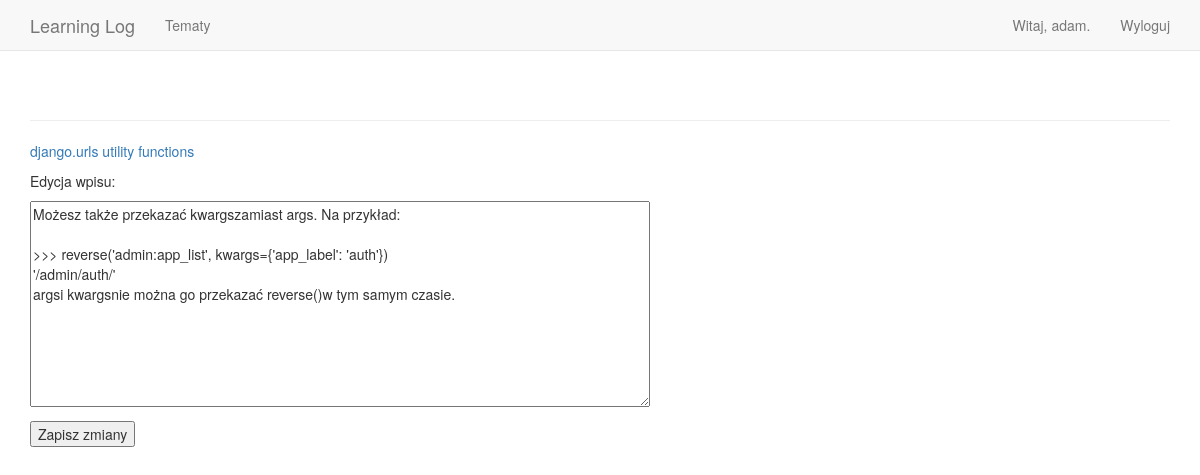
/edit_entry/8/ (signed in), run on the app's committed database.
### learning_logs/models.py (models this page shows, shortened)
class Topic(models.Model):
    text = models.CharField(max_length=200)
    date_added = models.DateTimeField(auto_now_add=True)
    owner = models.ForeignKey(User,
        on_delete=models.CASCADE)
    def __str__(self):
        return self.text

class Entry(models.Model):
    topic = models.ForeignKey(Topic,
        on_delete=models.CASCADE)
    text = models.TextField()
    date_added = models.DateTimeField(auto_now_add=True)
    class Meta:
        verbose_name_plural = 'entries'

### learning_logs/views.py (the view)
# urls.py: url(r'^edit_entry/(?P<entry_id>\d+)/$', views.edit_entry,
@login_required
def edit_entry(request, entry_id):
    entry = Entry.objects.get(id=entry_id)
    topic = entry.topic
    if topic.owner != request.user:
        raise Http404
    if request.method != 'POST':
        form = EntryForm(instance=entry)
    else:
        form = EntryForm(instance=entry, data=request.POST)
        if form.is_valid():
            form.save()
            return HttpResponseRedirect(reverse('learning_logs:topic',
                args=[topic.id]))
    context = {'entry': entry, 'topic': topic, 'form': form}
    return render(request, 'learning_logs/edit_entry.html', context)

### learning_logs/forms.py
class EntryForm(forms.ModelForm):
    class Meta:
        model = Entry
        fields = ['text']
        labels = {'text': ''}
        widgets = {'text': forms.Textarea(attrs={'cols': 80})}

### learning_logs/templates/learning_logs/edit_entry.html (shortened to what this page needs)
{% extends "learning_logs/base.html" %}
{% block content %}
    <p><a href="{% url 'learning_logs:topic' topic.id %}">{{ topic }}</a></p>
    <p>Edycja wpisu:</p>
        <form action="{% url 'learning_logs:edit_entry' entry.id %}"
            method='post'>
            {{ form.as_p }}
            <button name="submit">Zapisz zmiany</button>
        </form>
{% endblock content %}

### learning_logs/templates/learning_logs/base.html (shortened to what this page needs)
{% load bootstrap3 %}
<!DOCTYPE html>
    <html lang="pl">
    <head>
        {% bootstrap_css %}
    </head>
    <body>
        <nav class="navbar navbar-default navbar-static-top">
            <div class="container">
                <div class="navbar-header">
                    <a class="navbar-brand" href="{% url 'learning_logs:index' %}">Learning Log</a>
                </div>
                <div id="navbar" class="navbar-collapse collapse">
                    <ul class="nav navbar-nav">
                    <li><a href="{% url 'learning_logs:topics' %}">Tematy</a></li>
                    </ul>
                    <ul class="nav navbar-nav navbar-right">
                        {% if user.is_authenticated %}
                            <li><a>Witaj, {{ user.username }}.</a></li>
                            <li><a href="{% url 'users:logout' %}">Wyloguj</a></li>
                        {% else %}
                            <li><a href="{% url 'users:register' %}">Rejestruj</a></li>
                            <li><a href="{% url 'users:login' %}">Zaloguj</a></li>
                        {% endif %}
                    </ul>
                </div>
            </div>
        </nav>
        <div class="container">
            <div class="page-header">
            </div>
            <div>
                {% block content %}{% endblock content %}
            </div>
        </div>
    </body>
</html>

### data on the page
Topic: text "django.urls utility functions"
Entry: text "Możesz także przekazać kwargszamiast args. Na przykład: >>> reverse('admin:app_list', kwargs={'app_label': 'auth'}) '/admin/auth/' argsi kwargsnie można go przekazać reverse()w tym samym czasie."

### other printed values
{{ user.username }} "adam"
